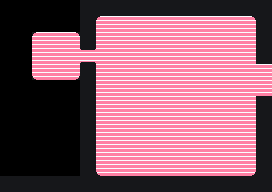

Below is a game level as drawn by its tile map, then a one-line description and the .tmx file that defines it, in full:
An orthogonal 17x12 tile map with 16x16 px tiles, 3 tile layers (// bg, // corners, collision) and 19 objects (3x obj.Peachy, 2x obj.overworld.LeverSwitch, 2x obj.overworld.Exit, obj.overworld.test.FlashyAreaTrigger, obj.overworld.test.Billboard, ...).

<map version="1.5" tiledversion="1.7.2" orientation="orthogonal" renderorder="right-down" width="17" height="12" tilewidth="16" tileheight="16" infinite="0" nextlayerid="13" nextobjectid="81">
 <editorsettings>
  <export target="test.lua" format="lua" />
 </editorsettings>
 <tileset firstgid="1" name="test" tilewidth="16" tileheight="16" spacing="2" margin="1" tilecount="15" columns="15">
  <image source="../../tilesets/test.png" width="270" height="18" />
  <tile id="1">
   <objectgroup draworder="index" id="2">
    <object id="1" x="0" y="0" width="16" height="16" />
   </objectgroup>
  </tile>
  <tile id="2">
   <objectgroup draworder="index" id="2">
    <object id="1" x="0" y="0" width="16" height="16" />
   </objectgroup>
  </tile>
  <tile id="3">
   <objectgroup draworder="index" id="2">
    <object id="1" x="0" y="0" width="16" height="16" />
   </objectgroup>
  </tile>
  <tile id="4">
   <objectgroup draworder="index" id="2">
    <object id="1" x="0" y="0" width="16" height="16" />
   </objectgroup>
  </tile>
  <tile id="5">
   <objectgroup draworder="index" id="2">
    <object id="1" x="0" y="0" width="16" height="16" />
   </objectgroup>
  </tile>
  <tile id="6">
   <objectgroup draworder="index" id="2">
    <object id="1" x="0" y="0" width="16" height="16" />
   </objectgroup>
  </tile>
  <tile id="7">
   <objectgroup draworder="index" id="2">
    <object id="1" x="0" y="0" width="16" height="16" />
   </objectgroup>
  </tile>
  <tile id="8">
   <objectgroup draworder="index" id="2">
    <object id="1" x="0" y="0" width="16" height="16" />
   </objectgroup>
  </tile>
  <tile id="9">
   <objectgroup draworder="index" id="2">
    <object id="1" x="0" y="0" width="16" height="16" />
   </objectgroup>
  </tile>
 </tileset>
 <layer id="2" name="// bg" width="17" height="12">
  <data encoding="csv">
1,1,1,1,1,1,1,1,1,1,1,1,1,1,1,1,1,
1,1,1,1,1,1,3,3,3,3,3,3,3,3,3,3,1,
1,1,3,3,3,1,3,3,3,3,3,3,3,3,3,3,1,
1,1,3,3,3,3,3,3,3,3,3,3,3,3,3,3,1,
1,1,3,3,3,1,3,3,3,3,3,3,3,3,3,3,3,
1,1,1,1,1,1,3,3,3,3,3,3,3,3,3,3,3,
1,1,1,1,1,1,3,3,3,3,3,3,3,3,3,3,1,
1,1,1,1,1,1,3,3,3,3,3,3,3,3,3,3,1,
1,1,1,1,1,1,3,3,3,3,3,3,3,3,3,3,1,
1,1,1,1,1,1,3,3,3,3,3,3,3,3,3,3,1,
1,1,1,1,1,1,3,3,3,3,3,3,3,3,3,3,1,
1,1,1,1,1,1,1,1,1,1,1,1,1,1,1,1,1
</data>
 </layer>
 <layer id="5" name="// corners" width="17" height="12">
  <data encoding="csv">
1,1,1,1,1,1,1,1,1,1,1,1,1,1,1,1,1,
1,1,1,1,1,1,5,1,1,1,1,1,1,1,1,6,1,
1,1,5,1,6,1,1,1,1,1,1,1,1,1,1,1,1,
1,1,1,1,1,9,1,1,1,1,1,1,1,1,1,1,1,
1,1,7,1,8,1,1,1,1,1,1,1,1,1,1,1,1,
1,1,1,1,1,1,1,1,1,1,1,1,1,1,1,1,1,
1,1,1,1,1,1,1,1,1,1,1,1,1,1,1,1,1,
1,1,1,1,1,1,1,1,1,1,1,1,1,1,1,1,1,
1,1,1,1,1,1,1,1,1,1,1,1,1,1,1,1,1,
1,1,1,1,1,1,1,1,1,1,1,1,1,1,1,1,1,
1,1,1,1,1,1,7,1,1,1,1,1,1,1,1,8,1,
1,1,1,1,1,1,1,1,1,1,1,1,1,1,1,1,1
</data>
 </layer>
 <layer id="1" name="collision" width="17" height="12">
  <data encoding="csv">
0,0,0,0,0,2,2,2,2,2,2,2,2,2,2,2,2,
0,0,0,0,0,2,0,0,0,0,0,0,0,0,0,0,2,
0,0,0,0,0,2,0,0,0,0,0,0,0,0,0,0,2,
0,0,0,0,0,0,0,0,0,0,0,0,0,0,0,0,2,
0,0,0,0,0,2,0,0,0,0,0,0,0,0,0,0,0,
0,0,0,0,0,2,0,0,0,0,0,0,0,0,0,0,0,
0,0,0,0,0,2,0,0,0,0,0,0,0,0,0,0,2,
0,0,0,0,0,2,0,0,0,0,0,0,0,0,0,0,2,
0,0,0,0,0,2,0,0,0,0,0,0,0,0,0,0,2,
0,0,0,0,0,2,0,0,0,0,0,0,0,0,0,0,2,
0,0,0,0,0,2,0,0,0,0,0,0,0,0,0,0,2,
2,2,2,2,2,2,2,2,2,2,2,2,2,2,2,2,2
</data>
 </layer>
 <objectgroup id="3" name="Object Layer 1">
  <object id="11" type="obj.Peachy" x="32" y="64">
   <properties>
    <property name="initial_tag" value="main" />
    <property name="path" value="*/coind" />
   </properties>
   <point />
  </object>
  <object id="12" type="obj.Peachy" x="32" y="48">
   <properties>
    <property name="initial_tag" value="main" />
    <property name="path" value="*/coind" />
   </properties>
   <point />
  </object>
  <object id="13" type="obj.Peachy" x="32" y="32">
   <properties>
    <property name="initial_tag" value="main" />
    <property name="path" value="*/coind" />
   </properties>
   <point />
  </object>
  <object id="14" type="obj.overworld.test.FlashyAreaTrigger" x="208" y="128" width="32" height="32">
   <properties>
    <property name="world" value="interaction" />
   </properties>
  </object>
  <object id="77" type="obj.overworld.LeverSwitch" x="128" y="112">
   <properties>
    <property name="actor_name" value="lever" />
    <property name="pubsub" value="test" />
    <property name="pubsub_event" value="test" />
   </properties>
   <point />
  </object>
  <object id="78" type="obj.overworld.test.Billboard" x="208" y="32">
   <properties>
    <property name="pubsub_event" value="test" />
   </properties>
   <point />
  </object>
  <object id="79" type="obj.overworld.Exit" x="144" y="32" width="16" height="16">
   <properties>
    <property name="direction" value="right" />
    <property name="exit_id" type="int" value="1" />
    <property name="target_exit_id" type="int" value="1" />
    <property name="target_room_name" value="*/test2.lua" />
    <property name="transition_name" value="circle" />
   </properties>
  </object>
  <object id="80" type="obj.overworld.Exit" x="240" y="160" width="16" height="16">
   <properties>
    <property name="direction" value="right" />
    <property name="exit_id" type="int" value="2" />
    <property name="target_exit_id" type="int" value="2" />
    <property name="target_room_name" value="*/test2.lua" />
    <property name="transition_name" value="circle" />
   </properties>
  </object>
 </objectgroup>
 <objectgroup id="6" name="// 2" opacity="0.24">
  <object id="45" type="obj.overworld.Interactible" x="138.833" y="16" width="21" height="23.3333">
   <properties>
    <property name="pubsub" value="test" />
    <property name="pubsub_event" value="test" />
   </properties>
  </object>
  <object id="46" type="obj.overworld.LeverSwitch" x="141.166" y="18" width="16" height="16">
   <properties>
    <property name="initial_tag" value="off" />
    <property name="sprite_path" value="*/lever" />
   </properties>
  </object>
 </objectgroup>
</map>
